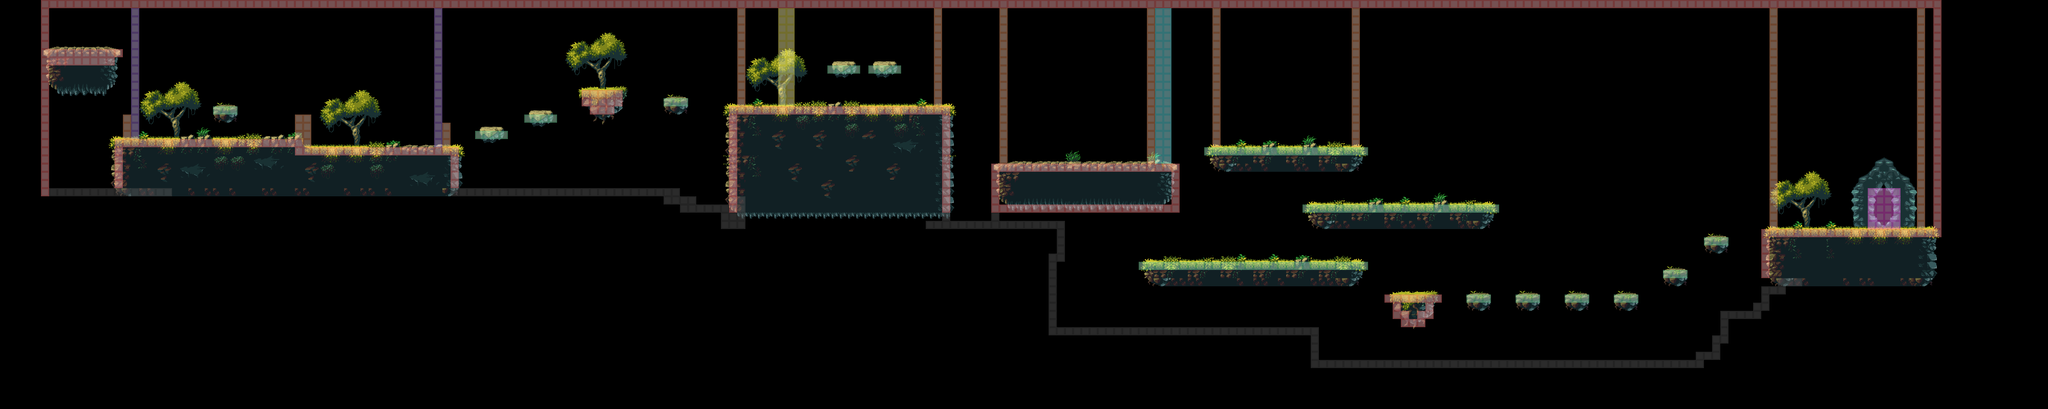

Rendered tile map (Tiled .tmx) drawn with the repository's tilesets; below, a short description and the map source with its tile grids summarised:
An orthogonal 250x50 tile map with 16x16 px tiles, 3 tile layers (background, Foreground, HitBoxes), 2 tilesets.

<map version="1.4" tiledversion="1.4.2" orientation="orthogonal" renderorder="right-down" width="250" height="50" tilewidth="16" tileheight="16" infinite="0" nextlayerid="4" nextobjectid="1">
 <properties>
  <property name="StartPositionX" type="int" value="84" />
  <property name="StartPositionY" type="int" value="80" />
  <property name="gravity" type="float" value="0.25" />
 </properties>
 <tileset firstgid="1" name="tileset" tilewidth="16" tileheight="16" tilecount="1160" columns="58">
  <image source="tileset.png" width="928" height="320" />
 </tileset>
 <tileset firstgid="1161" name="HitBoxes" tilewidth="16" tileheight="16" tilecount="10" columns="10">
  <image source="hit_boxes.png" width="160" height="16" />
 </tileset>
 <layer id="3" name="background" width="250" height="50">
  <data>[12500 cells, 215 non-empty, 67 distinct tile ids]</data>
 </layer>
 <layer id="1" name="Foreground" width="250" height="50">
  <properties>
   <property name="Navigation" type="int" value="1" />
   <property name="Nodraw" type="int" value="0" />
  </properties>
  <data>[12500 cells, 1837 non-empty, 338 distinct tile ids]</data>
 </layer>
 <layer id="2" name="HitBoxes" width="250" height="50" opacity="0.46">
  <properties>
   <property name="Navigation" type="int" value="0" />
   <property name="Nodraw" type="int" value="1" />
  </properties>
  <data>[12500 cells, 1101 non-empty, 8 distinct tile ids]</data>
 </layer>
</map>
